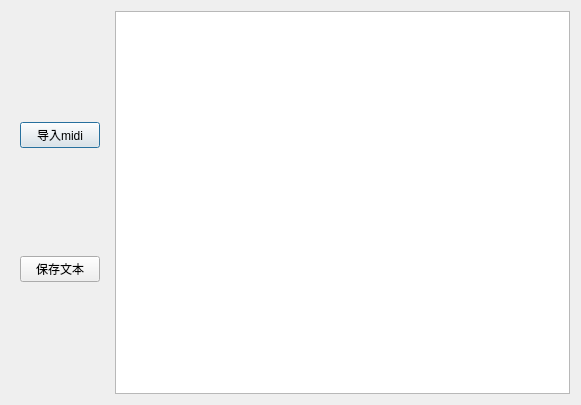
<?xml version="1.0" encoding="UTF-8"?>
<ui version="4.0">
 <class>Dialog</class>
 <widget class="QDialog" name="Dialog">
  <property name="geometry">
   <rect>
    <x>0</x>
    <y>0</y>
    <width>581</width>
    <height>405</height>
   </rect>
  </property>
  <property name="windowTitle">
   <string>导入midi文件</string>
  </property>
  <layout class="QHBoxLayout" name="horizontalLayout">
   <item>
    <widget class="QWidget" name="widget" native="true">
     <layout class="QVBoxLayout" name="verticalLayout">
      <item>
       <widget class="QPushButton" name="btn_openfile">
        <property name="text">
         <string>导入midi</string>
        </property>
       </widget>
      </item>
      <item>
       <widget class="QPushButton" name="btn_save">
        <property name="text">
         <string>保存文本</string>
        </property>
       </widget>
      </item>
     </layout>
    </widget>
   </item>
   <item>
    <widget class="QTextEdit" name="text">
     <property name="markdown">
      <string/>
     </property>
     <property name="html">
      <string>&lt;!DOCTYPE HTML PUBLIC &quot;-//W3C//DTD HTML 4.0//EN&quot; &quot;http://www.w3.org/TR/REC-html40/strict.dtd&quot;&gt;
&lt;html&gt;&lt;head&gt;&lt;meta name=&quot;qrichtext&quot; content=&quot;1&quot; /&gt;&lt;style type=&quot;text/css&quot;&gt;
p, li { white-space: pre-wrap; }
&lt;/style&gt;&lt;/head&gt;&lt;body style=&quot; font-family:'SimSun'; font-size:9pt; font-weight:400; font-style:normal;&quot;&gt;
&lt;p style=&quot;-qt-paragraph-type:empty; margin-top:0px; margin-bottom:0px; margin-left:0px; margin-right:0px; -qt-block-indent:0; text-indent:0px;&quot;&gt;&lt;br /&gt;&lt;/p&gt;&lt;/body&gt;&lt;/html&gt;</string>
     </property>
    </widget>
   </item>
  </layout>
 </widget>
 <resources/>
 <connections/>
</ui>
